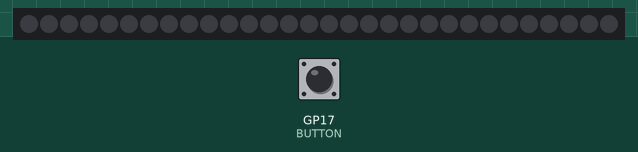
The program below on a simulated Raspberry Pi Pico running MicroPython. On the bench: 30 RGB LEDs in strip order, left to right. The inputs (shaded band) are chosen by the test bench; at power-on: GP17 (BUTTON) HIGH. Dim RGB values are drawn brighter than linear.

Above: at 1.2 s.
1.3 s: GP17 (BUTTON) pulled LOW for 0.15 s
2.9 s: GP17 (BUTTON) pulled LOW for 1 s
At 3.4 s:
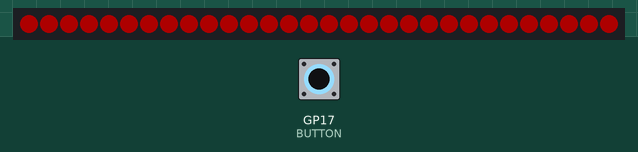
5.4 s: GP17 (BUTTON) pulled LOW for 0.15 s
At 6.5 s:
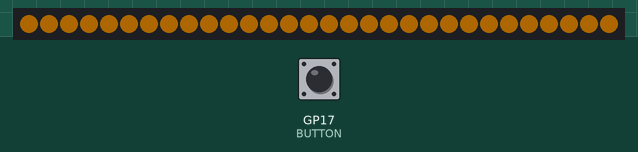
7.0 s: GP17 (BUTTON) pulled LOW for 3.2 s
At 7.7 s:
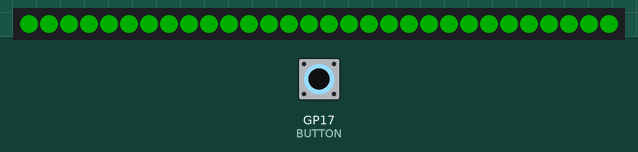
11.7 s: GP17 (BUTTON) pulled LOW for 0.15 s
At 12.5 s:
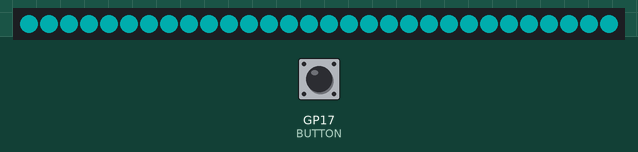
13.3 s: GP17 (BUTTON) pulled LOW for 1 s
At 13.7 s:
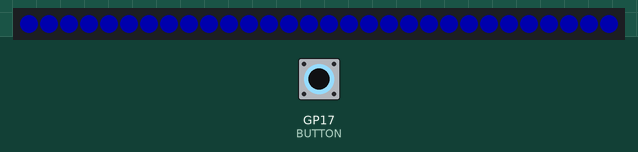
Timing chart, 0 to 16.3 s (numbered marks = the images above; inputs shaded):
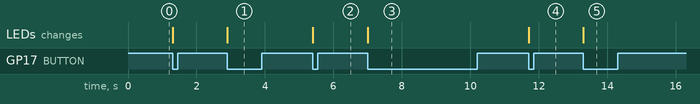

The program:

neopixle_test.py
```python
# Example using PIO to drive a set of WS2812 LEDs.

import array, time
from machine import Pin
from utime import sleep_ms
import rp2

# Configure the number of WS2812 LEDs.
NUM_LEDS = 30
LED_PIN_NUM = 22
BRIGHTNESS = 0.2
BUTTON = Pin(17, Pin.IN, Pin.PULL_UP)   #Internal pull-up
BUTTON_STATE=0

BLACK = (0, 0, 0)
RED = (255, 0, 0)
YELLOW = (255, 150, 0)
GREEN = (0, 255, 0)
CYAN = (0, 255, 255)
BLUE = (0, 0, 255)
PURPLE = (180, 0, 255)
WHITE = (255, 255, 255)
COLORS = (BLACK, RED, YELLOW, GREEN, CYAN, BLUE, PURPLE, WHITE)

@rp2.asm_pio(sideset_init=rp2.PIO.OUT_LOW, out_shiftdir=rp2.PIO.SHIFT_LEFT, autopull=True, pull_thresh=24)
def ws2812():
    T1 = 2
    T2 = 5
    T3 = 3
    wrap_target()
    label("bitloop")
    out(x, 1)               .side(0)    [T3 - 1]
    jmp(not_x, "do_zero")   .side(1)    [T1 - 1]
    jmp("bitloop")          .side(1)    [T2 - 1]
    label("do_zero")
    nop()                   .side(0)    [T2 - 1]
    wrap()


# Create the StateMachine with the ws2812 program, outputting on pin
sm = rp2.StateMachine(0, ws2812, freq=8_000_000, sideset_base=Pin(LED_PIN_NUM))

# Start the StateMachine, it will wait for data on its FIFO.
sm.active(1)

# Display a pattern on the LEDs via an array of LED RGB values.
ar = array.array("I", [0 for _ in range(NUM_LEDS)])

##########################################################################
def pixels_show():
    dimmer_ar = array.array("I", [0 for _ in range(NUM_LEDS)])
    for i,c in enumerate(ar):
        r = int(((c >> 8) & 0xFF) * BRIGHTNESS)
        g = int(((c >> 16) & 0xFF) * BRIGHTNESS)
        b = int((c & 0xFF) * BRIGHTNESS)
        dimmer_ar[i] = (g<<16) + (r<<8) + b
    sm.put(dimmer_ar, 8)
    time.sleep_ms(10)

def pixels_set(i, color):
    ar[i] = (color[1]<<16) + (color[0]<<8) + color[2]

def pixels_fill(color):
    for i in range(len(ar)):
        pixels_set(i, color)

def color_chase(color, wait):
    for i in range(NUM_LEDS):
        pixels_set(i, color)
        time.sleep(wait)
        pixels_show()
    time.sleep(0.2)

def wheel(pos):
    # Input a value 0 to 255 to get a color value.
    # The colours are a transition r - g - b - back to r.
    if pos < 0 or pos > 255:
        return (0, 0, 0)
    if pos < 85:
        return (255 - pos * 3, pos * 3, 0)
    if pos < 170:
        pos -= 85
        return (0, 255 - pos * 3, pos * 3)
    pos -= 170
    return (pos * 3, 0, 255 - pos * 3)


def rainbow_cycle(wait):
    for j in range(255):
        for i in range(NUM_LEDS):
            rc_index = (i * 256 // NUM_LEDS) + j
            pixels_set(i, wheel(rc_index & 255))
        pixels_show()
        time.sleep(wait)

while True:
    if BUTTON.value() == 0:       #key press
      if BUTTON_STATE==0:
        pixels_fill(BLACK)
        pixels_show()
        sleep_ms=100
        while BUTTON.value() == 0:
          BUTTON_STATE="RED"
      elif BUTTON_STATE=="RED":
        pixels_fill(RED)
        pixels_show()
        sleep_ms=100
        while BUTTON.value()== 0:
          BUTTON_STATE="YELLOW"
      elif BUTTON_STATE=="YELLOW":
        pixels_fill(YELLOW)
        pixels_show()
        sleep_ms=100
        while BUTTON.value()== 0:
          BUTTON_STATE="GREEN"
      elif BUTTON_STATE=="GREEN":
        pixels_fill(GREEN)
        pixels_show()
        sleep_ms=100
        while BUTTON.value()== 0:
          BUTTON_STATE="CYAN"
      elif BUTTON_STATE=="CYAN":
        pixels_fill(CYAN)
        pixels_show()
        sleep_ms=100
        while BUTTON.value()== 0:
          BUTTON_STATE="BLUE"
      elif BUTTON_STATE=="BLUE":
        pixels_fill(BLUE)
        pixels_show()
        sleep_ms=100
        while BUTTON.value()== 0:
          BUTTON_STATE="PURPLE"
      elif BUTTON_STATE=="PURPLE":
        pixels_fill(PURPLE)
        pixels_show()
        sleep_ms=100
        while BUTTON.value()== 0:
          BUTTON_STATE="WHITE"
      elif BUTTON_STATE=="WHITE":
        pixels_fill(WHITE)
        pixels_show()
        sleep_ms=100
        while BUTTON.value()== 0:
          BUTTON_STATE="CHASES"
      elif BUTTON_STATE=="CHASES":
        for color in COLORS:
          color_chase(color, 0.01)
          sleep_ms=100
        while BUTTON.value()== 0:
          BUTTON_STATE="RAINBOW"
      elif BUTTON_STATE=="RAINBOW":
        rainbow_cycle(0)
        sleep_ms=100
        while BUTTON.value()== 0:
          BUTTON_STATE=0
```

Measured:
- after the input at 2.9 s, the LEDs: change at once (image 1)
- after the input at 5.4 s, the LEDs: change at once (image 2)
- after the input at 7.0 s, the LEDs: change at once (image 3)
- after the input at 11.7 s, the LEDs: change at once (image 4)
- after the input at 13.3 s, the LEDs: change at once (image 5)
